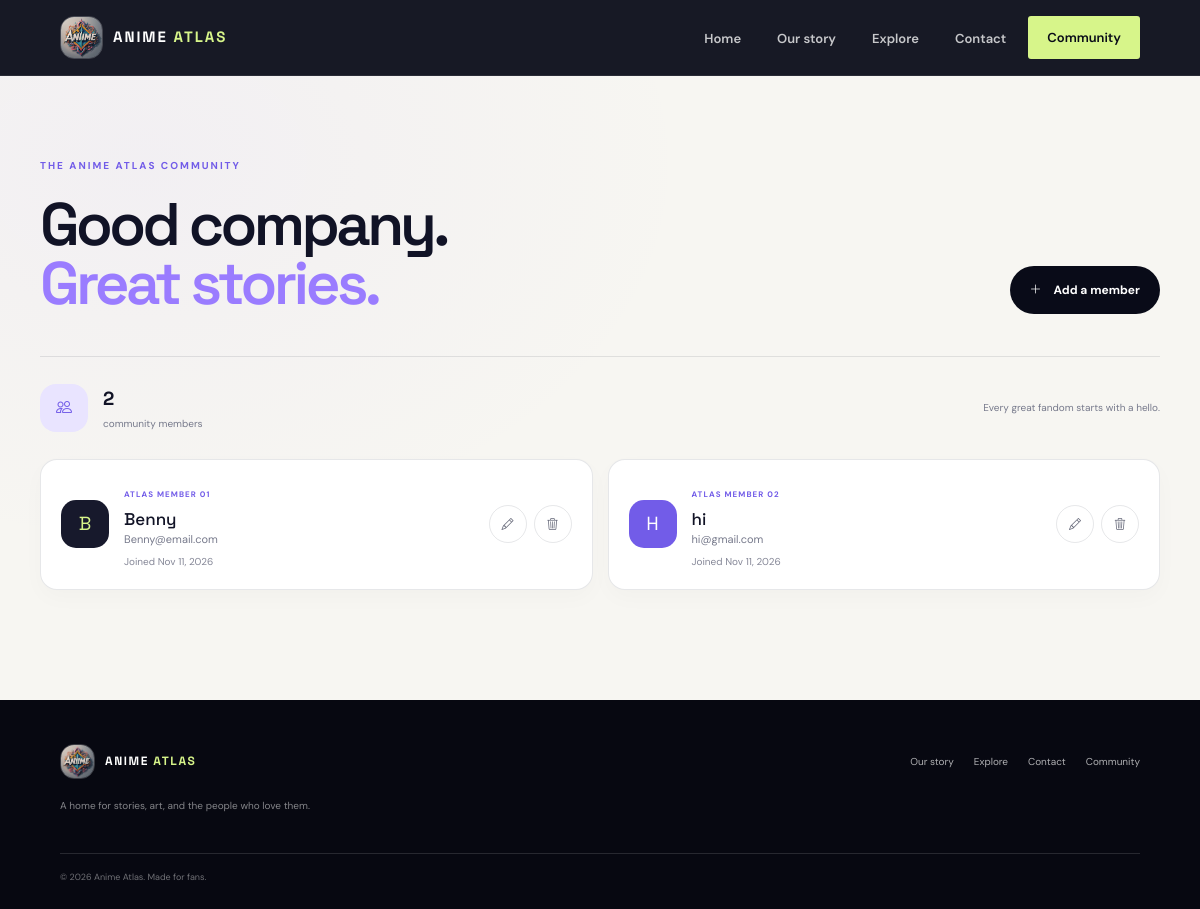
/students/, run on an earlier commit of the app's database.
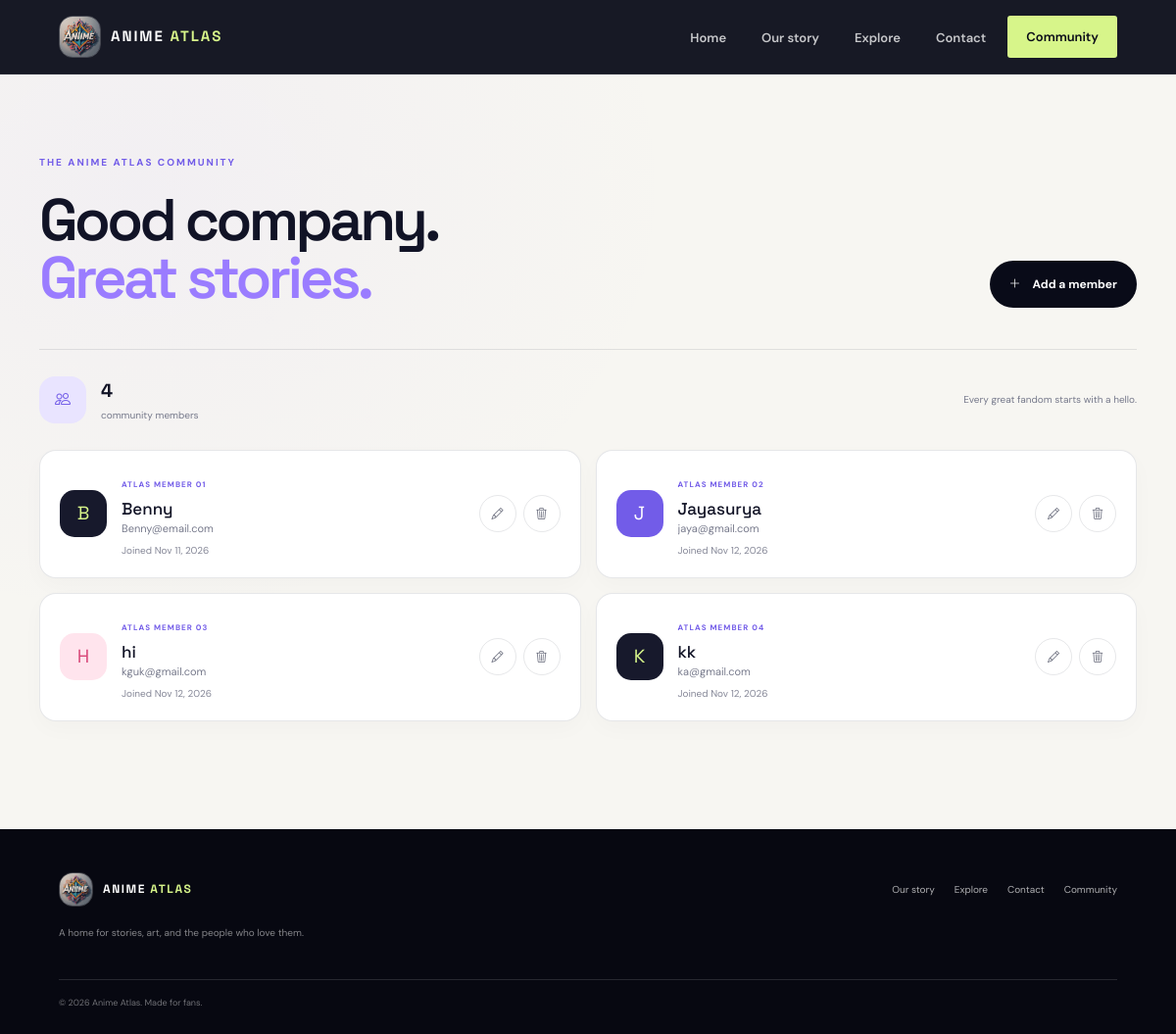
And on a later commit of the database.
### myapp/models.py (models this page shows, shortened)
class Student(models.Model):
    name = models.CharField(max_length=100)
    email = models.EmailField()
    password_hash = models.CharField(max_length=128)
    joined_at = models.DateTimeField(auto_now_add=True)

### myapp/views.py (the view)
# urls.py: path('students/', views.Studentlist, name='students'),
def Studentlist(request):
    students = Student.objects.order_by("name", "id")
    return render(request, "studentpage/list.html", {"students": students})

### myapp/templates/studentpage/list.html (shortened to what this page needs)
{% extends 'base.html' %}
{% block content %}
<section class="community-page content-width">
    <div class="community-heading">
        <div>
            <p class="eyebrow eyebrow--dark">THE ANIME ATLAS COMMUNITY</p>
            <h1>Good company.<br><em>Great stories.</em></h1>
        </div>
        <a class="button button--dark" href="{% url 'student' %}"><i class="bi bi-plus-lg"></i> Add a member</a>
    </div>
    <div class="community-summary">
        <span class="summary-icon"><i class="bi bi-people"></i></span>
        <span><strong>{{ students|length }}</strong><small>{% if students|length == 1 %}community member{% else %}community members{% endif %}</small></span>
        <span class="summary-note">Every great fandom starts with a hello.</span>
    </div>
    {% if students %}
        <div class="member-grid">
            {% for student in students %}
                <article class="member-card">
                    <div class="member-card__avatar">{{ student.name|first|upper }}</div>
                    <div class="member-card__info">
                        <span class="member-label">ATLAS MEMBER {{ forloop.counter|stringformat:"02d" }}</span>
                        <h2>{{ student.name }}</h2>
                        <p>{{ student.email }}</p>
                        <time class="member-joined" datetime="{{ student.joined_at|date:'c' }}">Joined {{ student.joined_at|date:"M j, Y" }}</time>
                    </div>
                    <div class="member-card__actions">
                        <a href="{% url 'student_edit' student.pk %}" aria-label="Edit {{ student.name }}"><i class="bi bi-pencil"></i></a>
                        <form method="post" action="{% url 'student_delete' student.pk %}" onsubmit="return confirm('Remove this member from the community?');">
                            <button type="submit" aria-label="Delete {{ student.name }}"><i class="bi bi-trash3"></i></button>
                        </form>
                    </div>
                </article>
            {% endfor %}
        </div>
    {% endif %}
</section>
{% endblock %}

### myapp/templates/base.html (shortened to what this page needs)
{% load static %}
<!DOCTYPE html>
<html lang="en">
<head>
    <link href="https://cdn.jsdelivr.net/npm/bootstrap@5.3.3/dist/css/bootstrap.min.css" rel="stylesheet">
    <link rel="stylesheet" href="https://cdn.jsdelivr.net/npm/bootstrap-icons@1.13.2/font/bootstrap-icons.min.css">
    <link rel="stylesheet" href="{% static 'css/style.css' %}">
</head>
<body>
    <header class="site-header">
        <a class="brand" href="{% url 'home' %}">
            <img src="{% static 'assets/anime.jpg' %}" alt="Anime Atlas logo">
            <span>ANIME <b>ATLAS</b></span>
        </a>
        <nav class="menus" id="myMenus" aria-label="Main navigation">
            <ul>
                <li><a href="{% url 'home' %}" {% if request.resolver_match.url_name == 'home' %}aria-current="page"{% endif %}>Home</a></li>
                <li><a href="{% url 'about' %}" {% if request.resolver_match.url_name == 'about' %}aria-current="page"{% endif %}>Our story</a></li>
                <li><a href="{% url 'service' %}" {% if request.resolver_match.url_name == 'service' %}aria-current="page"{% endif %}>Explore</a></li>
                <li><a href="{% url 'contact' %}" {% if request.resolver_match.url_name == 'contact' %}aria-current="page"{% endif %}>Contact</a></li>
                <li><a class="nav-cta" href="{% url 'students' %}" {% if request.resolver_match.url_name == 'students' or request.resolver_match.url_name == 'student' or request.resolver_match.url_name == 'student_edit' %}aria-current="page"{% endif %}>Community</a></li>
            </ul>
        </nav>
    </header>
    <main class="site-main" id="main-content" tabindex="-1">
        {% block content %}
        {% endblock %}
    </main>
    <footer class="site-footer">
        <div class="footer-inner">
            <div>
                <a class="brand footer-brand" href="{% url 'home' %}">
                    <img src="{% static 'assets/anime.jpg' %}" alt="">
                    <span>ANIME <b>ATLAS</b></span>
                </a>
                <p class="footer-note">A home for stories, art, and the people who love them.</p>
            </div>
            <div class="footer-links">
                <a href="{% url 'about' %}">Our story</a>
                <a href="{% url 'service' %}">Explore</a>
                <a href="{% url 'contact' %}">Contact</a>
                <a href="{% url 'students' %}">Community</a>
            </div>
            <p class="copyright">&copy; 2026 Anime Atlas. Made for fans.</p>
        </div>
    </footer>
</body>
</html>

What changed in the data, as far as the page shows it:
removed Student: name|first "H", name "hi", email "hi@gmail.com", joined_at "Nov 11, 2026"
added Student: name|first "J", name "Jayasurya", email "jaya@gmail.com", joined_at "Nov 12, 2026"
added Student: name|first "H", name "hi", email "kguk@gmail.com", joined_at "Nov 12, 2026"
added Student: name|first "K", name "kk", email "ka@gmail.com", joined_at "Nov 12, 2026"
Also different on the page:
{{ students|length }}: "2" → "4"
